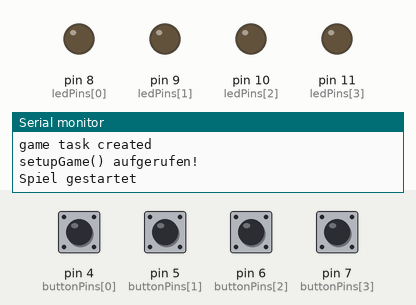
A sketch run on a simulated Arduino Uno, built with avr-gcc and run on an emulated ATmega328P. Parts: output pins drawn as LEDs (lit = HIGH), the last lines printed to the serial monitor. Dashed ring = blinking. The inputs (shaded band) are chosen by the test bench; at power-on: pin 4 (buttonPins[0]), pin 5 (buttonPins[1]), pin 6 (buttonPins[2]), pin 7 (buttonPins[3]) LOW. Random numbers use the default seed unless the sketch sets one.

Above: at 5.2 s.
5.3 s: pin 4 (buttonPins[0]) pulled HIGH for 0.15 s
At 5.44 s:
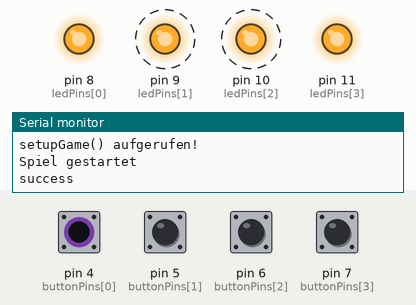
At 7.75 s:
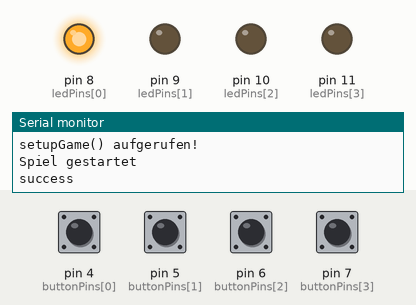
8.4 s: pin 5 (buttonPins[1]) pulled HIGH for 0.15 s
At 8.48 s:
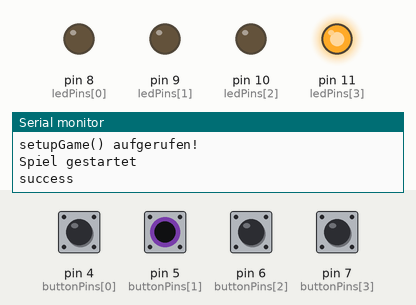
Timing chart, 0 to 13.5 s (numbered marks = the images above; inputs shaded):
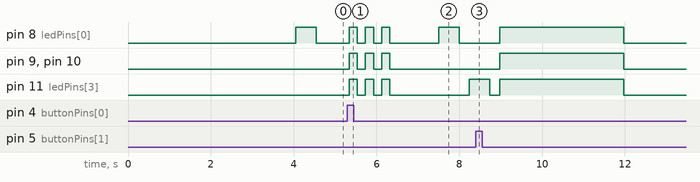

The sketch:

LED_Spiel.ino
```cpp
#include <Arduino.h>
#include <Arduino_FreeRTOS.h>
#include "game.h"

void setup() {
  Serial.begin(9600);
  Serial.println("Arduino gestartet!"); // DEBUG
  setupGame();
  Serial.println("setupGame() aufgerufen!"); // DEBUG
  startGame();
  Serial.println("Spiel gestartet");
}

void loop() {
  // wird von FreeRTOS uebernommen

}
```

buttons.cpp
```cpp
#include "buttons.h"
#include <Arduino.h>
#include <Arduino_FreeRTOS.h>
#include <queue.h>

extern QueueHandle_t buttonQueue;

const int buttonPins[4] = {4, 5, 6, 7};

void buttonTask(void *pvParameters) {
  int lastState[4] = {LOW, LOW, LOW, LOW};

  while (1) {
    for (int i = 0; i < 4; i++) {
      int currentState = digitalRead(buttonPins[i]);
      if (currentState == HIGH && lastState[i] == LOW) {
        int btn = i;
        xQueueSend(buttonQueue, &btn, portMAX_DELAY);
      }
      lastState[i] = currentState;
    }
    vTaskDelay(50 / portTICK_PERIOD_MS);
  }
}

void setupButtons() {
  buttonQueue = xQueueCreate(10, sizeof(int));

  for (int i = 0; i < 4; i++) {
    pinMode(buttonPins[i], INPUT);
  }

  xTaskCreate(buttonTask, "ButtonTask", 256, NULL, 1, NULL);
}
```

buttons.h
```cpp
#ifndef BUTTONS_H
#define BUTTONS_H

void setupButtons();

#endif
```

game.cpp
```cpp
#include "game.h"
#include "leds.h"
#include "buttons.h"
#include <Arduino_FreeRTOS.h>
#include <Arduino.h>
#include <queue.h>
#include <stdlib.h>

#define MAX_SEQUENCE 10

QueueHandle_t buttonQueue;
TaskHandle_t gameTaskHandle;
bool wartetAufInput = false;

int sequence[MAX_SEQUENCE];
int sequenceSpeed = 500;
int sequenceLength = 1;
int playerIndex = 0;
bool isPlaying = false;

void generateSequence() {
  for (int i = 0; i < MAX_SEQUENCE; i++) {
    sequence[i] = rand() % 4;
  }
}

void playSequence() {

  wartetAufInput = false;

  for (int i = 0; i < sequenceLength; i++) {
     turnOnLED(sequence[i]);
     vTaskDelay(sequenceSpeed / portTICK_PERIOD_MS);
     turnOffLED(sequence[i]);
     vTaskDelay(sequenceSpeed / 2 / portTICK_PERIOD_MS);
  }

  wartetAufInput = true;

}

void successFeedback() {
  Serial.print("success");
  for (int i = 0; i < 3; i++) {
    for (int j = 0; j < 4; j++) {
     turnOnLED(j);
      }
      vTaskDelay(200 / portTICK_PERIOD_MS);
      for (int j = 0; j < 4; j++) {
        turnOffLED(j);
        }
      vTaskDelay(200 / portTICK_PERIOD_MS);
    }
}

void failureFeedback() {
  Serial.print("failed");
  for (int j = 0; j < 4; j++) {
    turnOnLED(j);
  }
  vTaskDelay(3000 / portTICK_PERIOD_MS);
  for (int j = 0; j < 4; j++) {
    turnOffLED(j);
  }
}

void gameTask(void *pvParameters) {

  generateSequence();

  while(1) {
    if (!isPlaying) {
      vTaskDelay(100 / portTICK_PERIOD_MS);
      continue;
    }

    playSequence();
    playerIndex = 0;

    while (playerIndex < sequenceLength) {
      if (!wartetAufInput) {
        vTaskDelay(10 / portTICK_PERIOD_MS);
        continue;
      }

      int buttonPressed;
      if (xQueueReceive(buttonQueue, &buttonPressed, 5000 / portTICK_PERIOD_MS)) {
        if (buttonPressed == sequence[playerIndex]) {
          playerIndex++;
        } else {
          failureFeedback();
          sequenceLength = 1;
          isPlaying = false;
          break;
        }
      } else {
        failureFeedback();
        sequenceLength = 1;
        isPlaying = false;
        break;
      }
    }

    if (playerIndex == sequenceLength) {
      successFeedback();
      sequenceLength++;
    }

    vTaskDelay(1000 / portTICK_PERIOD_MS);

  }
}

void startGame() {
  if (!isPlaying) {
    isPlaying = true;
    sequenceLength = 1;
  }
}

void setupGame() {
  setupLEDs();
  setupButtons();
  Serial.begin(9600);

  srand(analogRead(A0));

  Serial.println("Drücke eine Taste, um die Geschwindigkeit zu wählen!");

  int buttonPressed;

  if (digitalRead(4) == HIGH) {
        sequenceSpeed = 700;
        Serial.println("Langsam (700ms) gewählt!");
        digitalWrite(8, HIGH);
    } else if (digitalRead(5) == HIGH) {
        sequenceSpeed = 500;
        Serial.println("Mittel (500ms) gewählt!");
        digitalWrite(9, HIGH);
    } else if (digitalRead(6) == HIGH) {
        sequenceSpeed = 300;
        Serial.println("Schnell (300ms) gewählt!");
        digitalWrite(10, HIGH);
    } else if (digitalRead(7) == HIGH) {
        sequenceSpeed = 150;
        Serial.println("Sehr schnell (150ms) gewählt!");
        digitalWrite(11, HIGH);
    } else {
        sequenceSpeed = 500;
        Serial.println("Keine Auswahl - Standard (500ms)!");
    }

  unsigned long startTime = millis();
  while (millis() - startTime < 1000) {
  }

  for (int i = 8; i < 12; i++) {
    digitalWrite(i, LOW);
  }

  unsigned long startTime2 = millis();
  while (millis() - startTime2 < 3000) {
  }

  Serial.println("creating game task");

  xTaskCreate(gameTask, "GameTask", 256, NULL, 1, &gameTaskHandle);

  Serial.println("game task created");
}
```

game.h
```cpp
#ifndef GAME_H
#define GAME_H

void setupGame();
void startGame();

#endif
```

leds.cpp
```cpp
#include "leds.h"
#include <Arduino.h>

const int ledPins[4] = {8, 9, 10, 11};

void setupLEDs() {
  for (int i = 0; i < 4; i++) {
    pinMode(ledPins[i], OUTPUT);
    digitalWrite(ledPins[i], LOW);
  }
}

void turnOnLED(int index) {
  if (index >= 0 && index < 4) {
    digitalWrite(ledPins[index], HIGH);
  }
}

void turnOffLED(int index) {
  if (index >= 0 && index < 4) {
    digitalWrite(ledPins[index], LOW);
  }
}
```

leds.h
```cpp
#ifndef LEDS_H
#define LEDS_H

void setupLEDs();
void turnOnLED(int index);
void turnOffLED(int index);

#endif
```

Measured:
- after the input at 5.3 s, pin 8 (ledPins[0]): LOW → HIGH at once, → LOW 0.20 s later, → HIGH 0.20 s later, → LOW 0.20 s later, … (8 changes in this stretch); pin 9 (ledPins[1]): alternates HIGH for 0.20 s and LOW for 0.20 s, 6 changes in all, then stays LOW, starting at once
